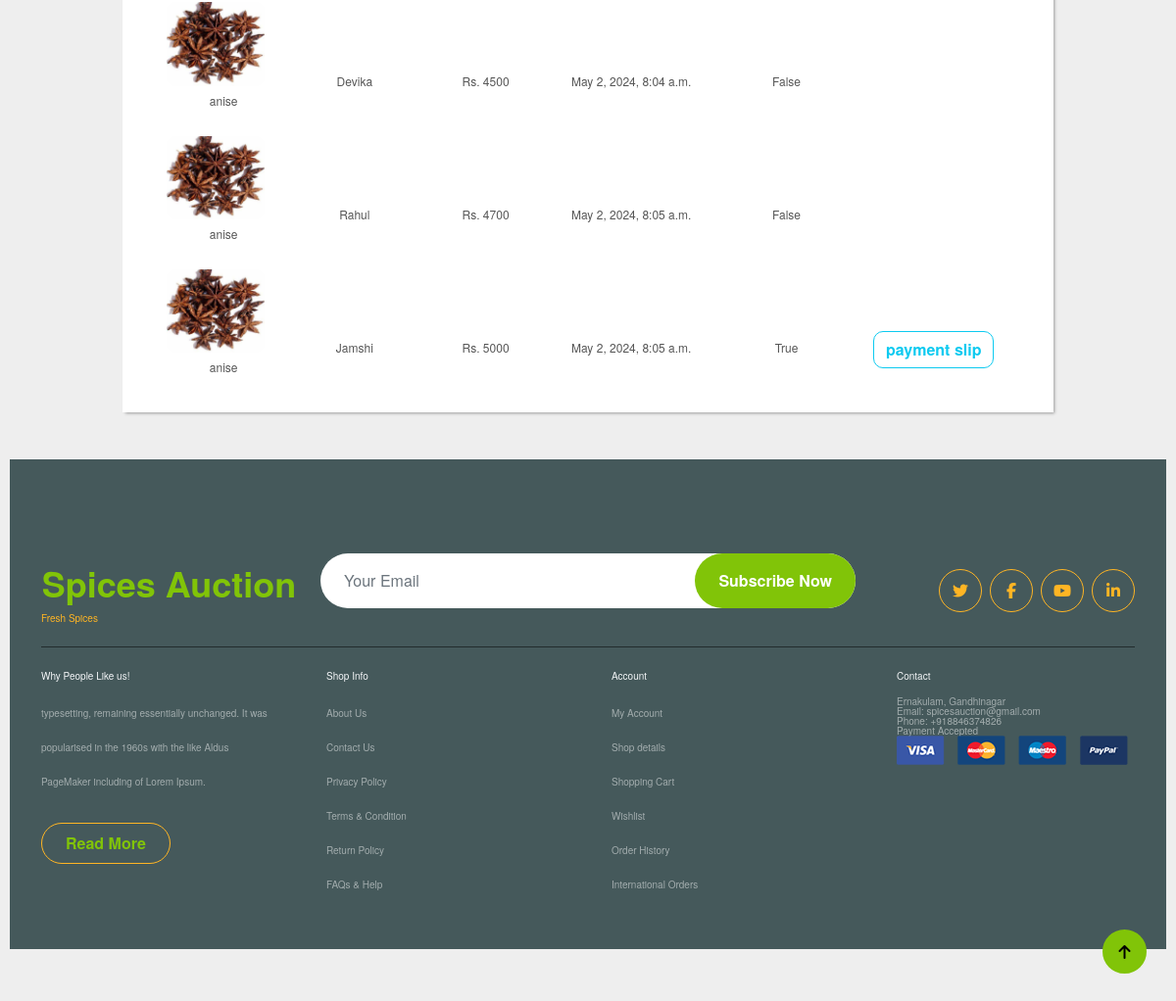
Before: /bid/ (signed in, lower part) with the older database file.
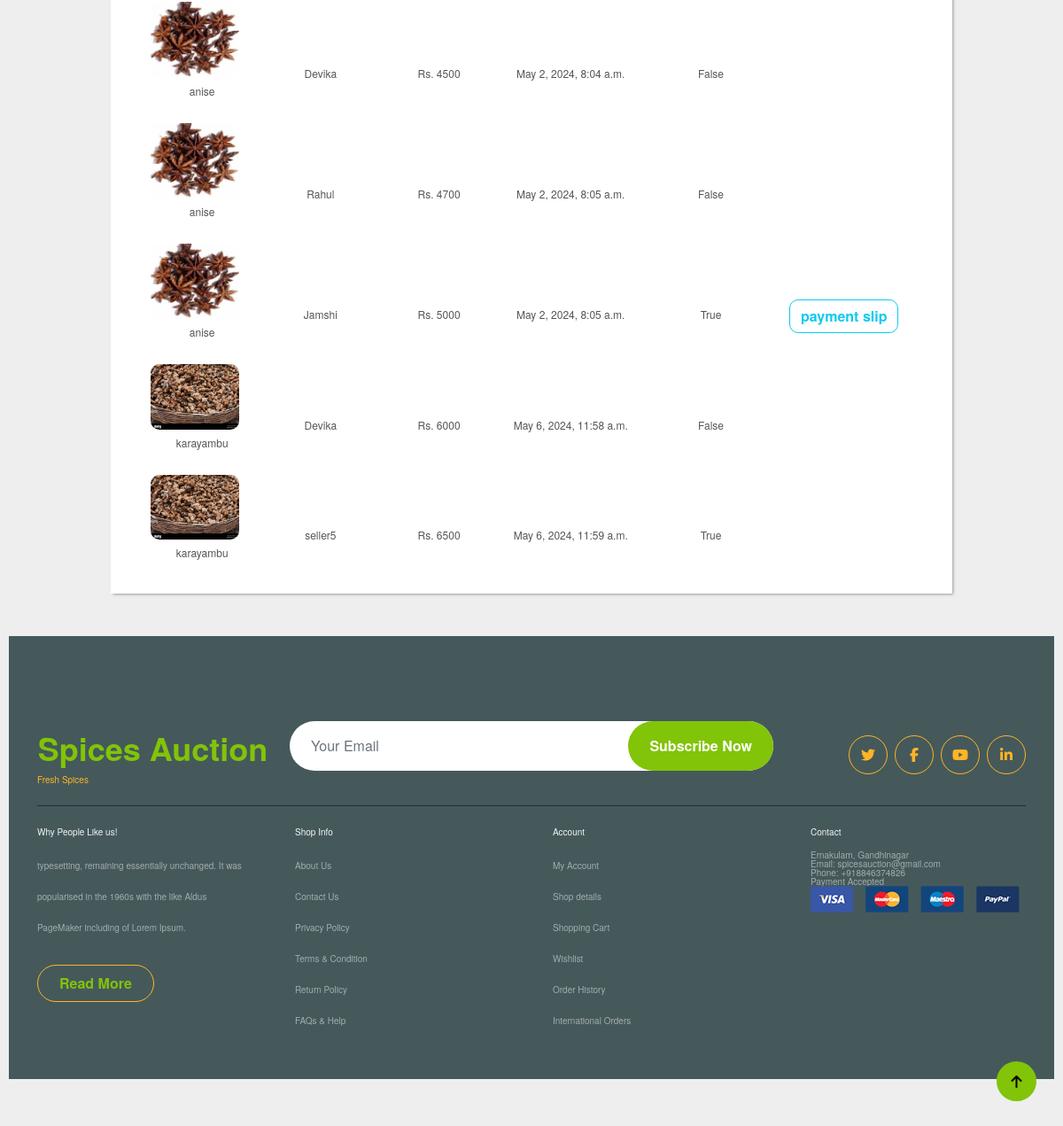
After: the same page with the newer database file.
### adminapi/models.py (models this page shows, shortened)
class Bid(models.Model):
    auction = models.ForeignKey(Auction, on_delete=models.CASCADE)
    bidder = models.ForeignKey(Seller, on_delete=models.CASCADE)
    amount = models.PositiveIntegerField()
    timestamp = models.DateTimeField(auto_now_add=True)
    is_selected=models.BooleanField(default=False)

class Auction(models.Model):
    spice = models.ForeignKey(Spice, on_delete=models.CASCADE)
    auctioneer = models.ForeignKey(Seller, on_delete=models.CASCADE)
    starting_bid = models.DecimalField(max_digits=10, decimal_places=2)
    expected_bid = models.DecimalField(max_digits=10, decimal_places=2, default=0)
    number_of_lots = models.IntegerField(default=1)
    end_time = models.DateTimeField()
    created_at = models.DateTimeField(auto_now_add=True)
    choices= [
        ('Available', 'Available'),
        ('Sold', 'Sold'),
        ('Expired', 'Expired'),
    ]
    status=models.CharField(max_length=50, choices=choices, default='Available')

class Spice(models.Model):
    seller = models.ForeignKey(Seller, on_delete=models.CASCADE)
    name = models.CharField(max_length=100)
    description = models.CharField(max_length=100)
    stock_quantity = models.PositiveIntegerField(default=0)
    image = models.ImageField(upload_to="images", null=True)
    created_at = models.DateTimeField(auto_now_add=True)
    choices= [
        ('Available', 'Available'),
        ('Not Available', 'Not Available'),
    ]
    status=models.CharField(max_length=50, choices=choices, default='Available')

class CustomUser(AbstractUser):
    user_type_choices = [
        ('Admin', 'Admin'),
        ('Seller', 'Seller'),
    ]
    user_type = models.CharField(max_length=50, choices=user_type_choices, default='Admin')

class Seller(CustomUser):
    name = models.CharField(max_length=100)
    phone = models.CharField(max_length=100)
    email_address = models.EmailField()
    address = models.CharField(max_length=100)
    id_proof = models.FileField(null=True, upload_to="images")
    profile = models.ImageField(upload_to="images", null=True)
    is_available = models.BooleanField(default=True)

class CustomUser(AbstractUser):
    user_type_choices = [
        ('Admin', 'Admin'),
        ('Seller', 'Seller'),
    ]
    user_type = models.CharField(max_length=50, choices=user_type_choices, default='Admin')

### userapi/views.py (the view)
# urls.py: path("bid/",views.BidsListView.as_view(),name="bid-list"),
class BidsListView(ListView):
    template_name="user/bids.html"
    model=Bid
    context_object_name="bids"
    def get_queryset(self):
        user_id = self.request.user.id
        return Bid.objects.filter(auction__auctioneer_id=user_id)

### userapi/templates/user/bids.html (shortened to what this page needs)
{%extends 'user/base.html'%}
{%load static%}
{%block body_block%}
    <div id="wrapper" style="margin-top: 200px;">
     <table id="keywords" cellspacing="0" cellpadding="0">
       <tbody>
        {%for bid in bids%}
         <tr>
            <td><div>
                <img src="{{bid.auction.spice.image.url}}" class="avatar avatar-lg me-3 border-radius-lg" width="100px" style="border-radius: 10px;">
                <p class="lalign mt-2">{{bid.auction.spice.name}}</p>
            </div>
           <td>{{bid.bidder.seller.name}}</td>
           <td>Rs. {{bid.amount}}</td>
           <td>{{bid.timestamp}}</td>
           <td>{{bid.is_selected}}</td>
           <td>
              {% if bid.payment_set.exists %}
                <a href="{%url 'download_slip' bid.id%}" class="btn btn-outline-info me-3">payment slip</a>
              {% endif %}
           </td>
        </tr>
         {%endfor%}
       </tbody>
     </table>
    </div>
{%endblock%}

Changed rows visible on the page:
added Bid: auction.spice.image (picture), auction.spice.name "karayambu", bidder.seller.name "Devika", amount "6000", timestamp "May 6, 2024, 11:58 a.m.", is_selected "False"
added Bid: auction.spice.image (picture), auction.spice.name "karayambu", bidder.seller.name "seller5", amount "6500", timestamp "May 6, 2024, 11:59 a.m.", is_selected "True"
